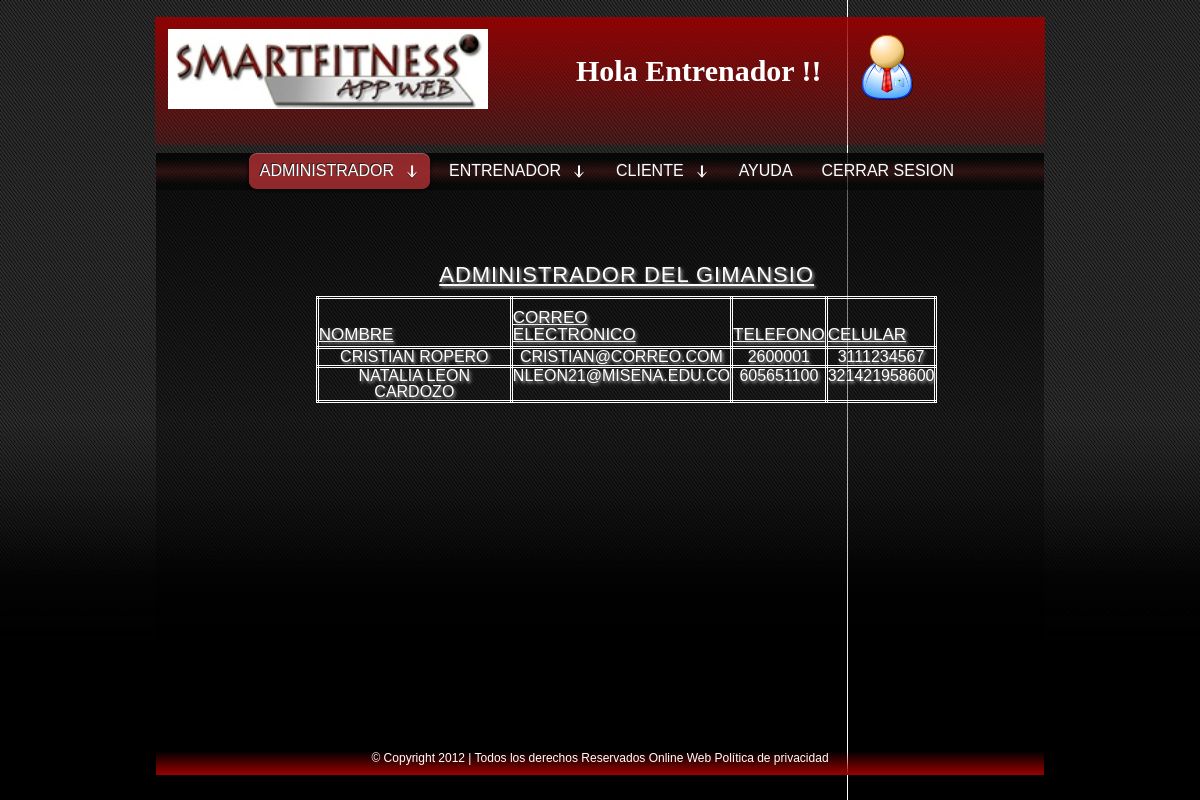
The page /opciones_entrenador/ADMINISTRADOR/MOSTRAR_DATOS_ADMINISTRADOR.PHP (signed in) on the database its author committed.
### tables this page shows
CREATE TABLE IF NOT EXISTS `administrador` (
  `nombre` varchar(25) DEFAULT NULL,
  `documento` varchar(15) NOT NULL DEFAULT '',
  `sexo` varchar(15) DEFAULT NULL,
  `edad` int(11) DEFAULT NULL,
  `mail` varchar(30) DEFAULT NULL,
  `login` varchar(20) DEFAULT NULL,
  `contrasena` varchar(10) DEFAULT NULL,
  `telefono` varchar(10) DEFAULT NULL,
  `celular` varchar(15) DEFAULT NULL,
  PRIMARY KEY (`documento`)
);

### src/opciones_entrenador/ADMINISTRADOR/MOSTRAR_DATOS_ADMINISTRADOR.PHP (the view, shortened to what this page needs)
<!DOCTYPE html PUBLIC "-//W3C//DTD XHTML 1.0 Transitional//EN" "http://www.w3.org/TR/xhtml1/DTD/xhtml1-transitional.dtd">
<html xmlns="http://www.w3.org/1999/xhtml">
<head>
	<link type="text/css" href="../../ESTILOS/ESTILO_BASE.css" rel="stylesheet"/>
	<link type="text/css" href="../../ESTILOS/MENU.css" rel="stylesheet"/>
</head>
<body>
	<img class="fondo" src="../../IMAGENES/fondo.jpg"/>
    <div id="tbcabecera">
	  <img class="logo" src="../../IMAGENES/logo-smart.jpg"/>
      <h2 class="bienvenida"> Hola Entrenador !! </h2>
      <img class="img-usuario" src="../../IMAGENES/admin.png"/>
	</div>
	<div id="tbmenu">
		<div id="menu">
		 <ul class="menu">
			<li><a href="#" class="parent"><span>ADMINISTRADOR</span></a>
           </li>
            <li><a href="../../OPC_ENTRENADOR.php" class="parent"><span>ENTRENADOR</span></a>
            </li>
            <li><a href="#" class="parent"><span>CLIENTE</span></a>
            </li>
            <li><a href="../../AYUDAS/AYUDA_ENTRENADOR.PHP"><span>AYUDA</span></a></li>
            <li><a href="../../cerrar_sesion.php"><span>CERRAR SESION</span></a></li>
     	</ul>
       </div>
	</div>
	<div id="tbprincipal">
      <p>&nbsp;</p>
      <p>&nbsp;</p>
      <p>&nbsp;</p>
      <p>&nbsp;</p>
        <?php
		include("../../CONEXION_BD.php");
$mostrar_datos="select nombre,  mail, telefono, celular from administrador ;";
$enviar_consulta_mostrar=@mysql_query($mostrar_datos, $conexion);
echo '
<fieldset id="actualizardatos">
<center><legend>ADMINISTRADOR DEL GIMANSIO</legend></center>
<table >
<tr>
<td><label>Nombre</label></td>
<td><label>Correo Electronico</label></td>
<td><label>Telefono</label></td>
<td><label>Celular</label></td>
</tr>';
while($datos=@mysql_fetch_row($enviar_consulta_mostrar))
{
echo "<tr>
<td>$datos[0]</td>
<td>$datos[1]</td>
<td>$datos[2]</td>
<td>$datos[3]</td>
</tr>";
}
echo "</table>
</center>";
?>
	</div>
	<div id="tbCopyrigth">
		<div><span>&copy; Copyright 2012 | Todos los derechos Reservados <strong>  Online Web  </strong> Pol&iacute;tica de privacidad</span></div>
 	</div>
</body>
</html>

### src/ESTILOS/MENU.css (style rules this page uses)
#menu { position:relative; height:32px; }
#menu .menu { position:absolute; }
#menu * { list-style:none; border:0; padding:0; margin:0; }
#menu a { display:block; padding-left:13px; }
#menu a span { display:block; padding:6px 14px 10px 2px; white-space:nowrap; }
#menu li { float:left; background:url(../IMAGENES/MENU/pix.gif) }
#menu a, #menu a span { font-family:'Trebuchet MS', Tahoma, Arial; font-size:16px; line-height:24px; color:#fff; text-decoration:none; text-transform:uppercase; font-weight:normal; }
#menu a { text-shadow:#222 -1px -1px 0; background:url(images/item.png) no-repeat left -274px; }
#menu a span { background:url(../IMAGENES/MENU/item.png) no-repeat right -4px; }
#menu li.current>a { background-position:left -319px; }
#menu li.current>a span { background-position:right -94px; }
#menu a.parent span { background-position:right -49px; padding-right:40px; }
#menu li.current>a.parent span { background-position:right -139px; }
#menu.active a { z-index:3; position:relative; }
#menu.active li { z-index:1; }

### src/opciones_entrenador/ADMINISTRADOR/MOSTRAR_DATOS_ADMINISTRADOR.PHP (style rules this page uses)
#actualizardatos { position:relative; width: 70%; height: 81%; padding-top:3%; padding-left: 18%; border:medium none; color:#FFF; font-family:'Trebuchet MS', Tahoma, Arial; text-shadow: #B1B1B1 0.1em 0.1em 0.2em; text-transform:uppercase; }
#actualizardatos table { border:#FFFFFF double; text-align:center; }
#actualizardatos td { text-align:center; border:#FFFFFF double; }
#actualizardatos legend { font-size: 22px; padding-top: 20px; padding-right: -9px; letter-spacing:1px; padding-bottom:10px; text-decoration:underline; text-align:center; }
#actualizardatos label { font-size:17px; padding-left: 50px; padding-right: 50px; padding:10px 0 3px; float: left; width: 25%; text-decoration:underline; }
div { margin: 1px 0; }

### rows shown on the page
administrador: nombre "CRISTIAN ROPERO", mail "CRISTIAN@CORREO.COM", telefono "2600001", celular "3111234567"
administrador: nombre "NATALIA LEON CARDOZO", mail "NLEON21@MISENA.EDU.CO", telefono "605651100", celular "321421958600"
